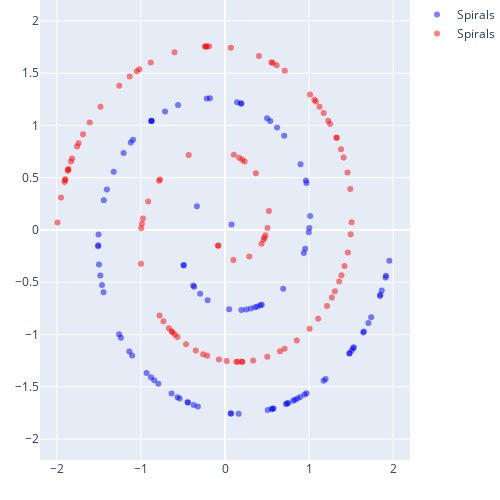

Notebook code cell kept with this figure:
### Code cell
fig = src.spiral_plots.create_spiral_plot([blue_df, red_df], max_radius,
                                          colors = ['rgba(0,0,255,0.5)', 'rgba(255,0,0,0.5)'])
fig.show()
